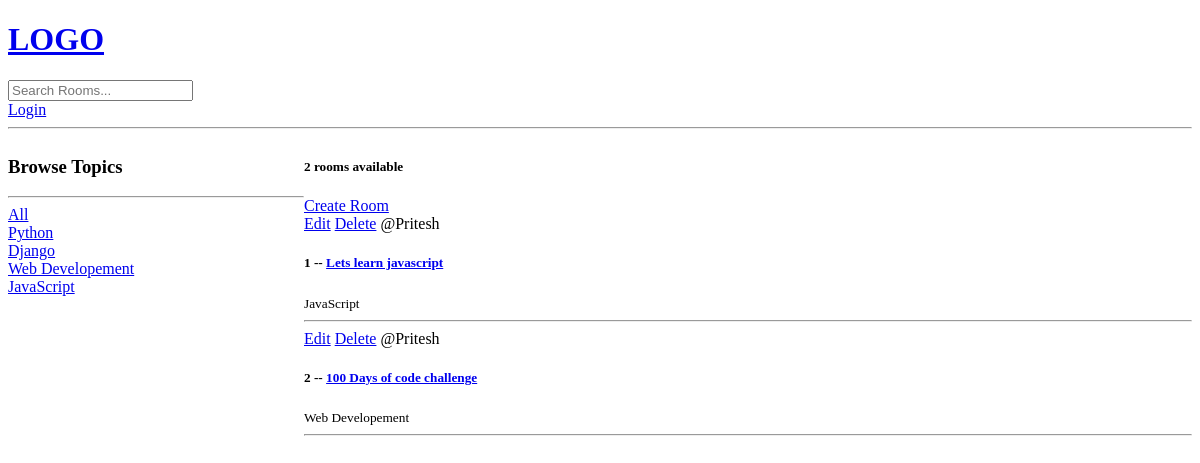
The app's page /, older data.
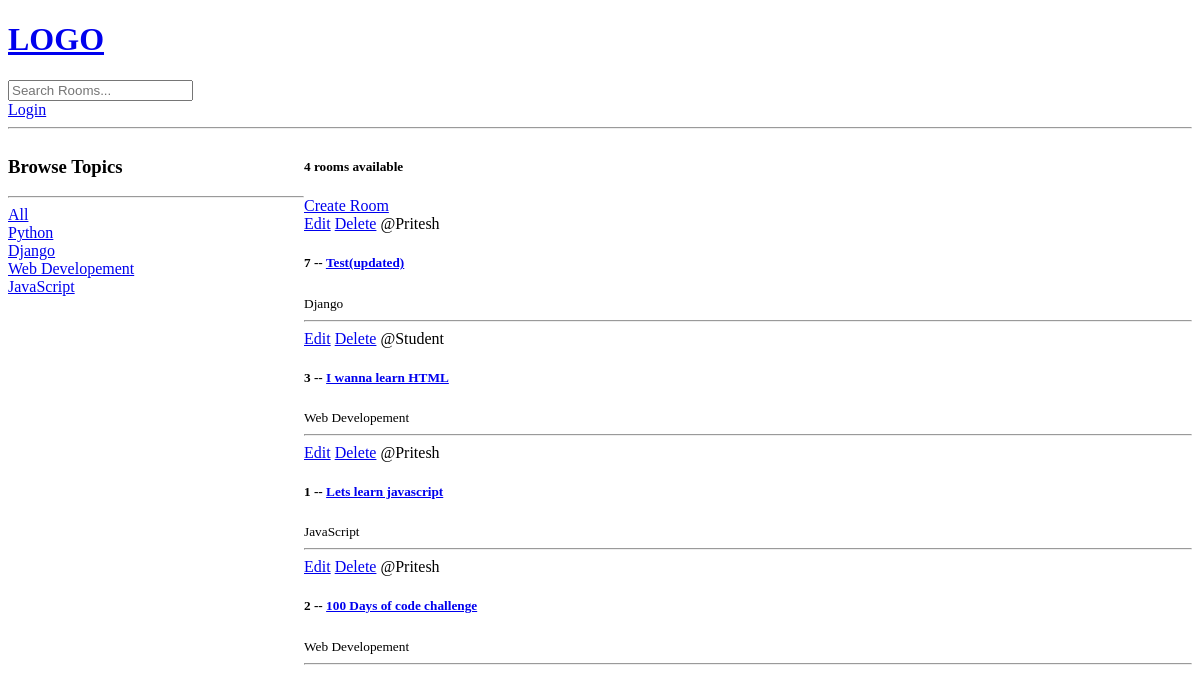
The same page, newer data.
### base/models.py (models this page shows, shortened)
class Topic(models.Model):
    name = models.CharField(max_length=200)

class Room(models.Model):
    host = models.ForeignKey(User, on_delete=models.SET_NULL, null=True)
    topic =  models.ForeignKey(Topic, on_delete=models.SET_NULL, null=True)
    name = models.CharField(max_length=200)
    description = models.TextField(null=True, blank=True)
    updated =  models.DateTimeField(auto_now=True)
    created =  models.DateTimeField(auto_now_add=True)
    class Meta:
        ordering = ['-updated', '-created']

### base/views.py (the view)
# urls.py: path("", views.home, name="Home"),
def home(request):
    q = request.GET.get("q") if request.GET.get("q") != None else ""
    rooms = Room.objects.filter(
        Q(topic__name__contains=q) | Q(name__icontains=q) | Q(description__icontains=q)
    )
    topics = Topic.objects.all()
    room_count = rooms.count()
    context = {"rooms": rooms, "topics": topics, "room_count": room_count}
    return render(request, "base/home.html", context)

### base/templates/base/home.html (shortened to what this page needs)
{% extends 'main.html' %} {% block content %}
<div class="home-container">
  <div>
    <h3>Browse Topics</h3>
    <hr />
    <div>
      <a href="{% url 'Home' %}">All</a>
    </div>
    {% for topic in topics %}
    <div>
      <a href="{% url 'Home' %}?q={{topic.name}}">{{topic.name}}</a>
    </div>
    {% endfor %}
  </div>
  <div>
    <h5>{{room_count}} rooms available</h5>
    <a href="{% url 'create-room' %}">Create Room</a>
    <div>
      {% for room in rooms %}
      <div>
        <a href="{% url 'update-room' room.id %}">Edit</a>
        <a href="{% url 'delete-room' room.id %}">Delete</a>
        <span>@{{room.host.username}}</span>
        <h5>
          {{ room.id }} --
          <a href="{% url 'Room' room.id %}">{{ room.name }}</a>
        </h5>
        <small>{{room.topic.name}}</small>
        <hr />
      </div>
      {% endfor %}
    </div>
  </div>
</div>
{% endblock content%}

### templates/main.html (shortened to what this page needs)
<!DOCTYPE html>
<html lang="en">
  <head>
  </head>
  <body>
    {% include 'navbar.html' %}  {% block content %} {% endblock content %}
  </body>
</html>

### templates/navbar.html
<a href="/">
  <h1>LOGO</h1>
</a>
<form action="{% url 'Home' %}" method="get">
  <input type="text" name="q" placeholder="Search Rooms..." />
</form>
{% if request.user.is_authenticated %}
<p>Hello, {{request.user}}</p>
<a href="{% url 'logout' %}">Logout</a>
{% else %}
<a href="{% url 'login' %}">Login</a>
{% endif %}
<hr />

### base/templates/base/home.html (style rules this page uses)
.home-container { display: grid; grid-template-columns: 1fr 3fr; }

Row changes from the older to the newer data that the page shows:
added Room: host.username "Pritesh", id "7", name "Test(updated)", topic.name "Django"
added Room: host.username "Student", id "3", name "I wanna learn HTML", topic.name "Web Developement"
Text that changed along with them:
{{ room_count }}: "2" → "4"
